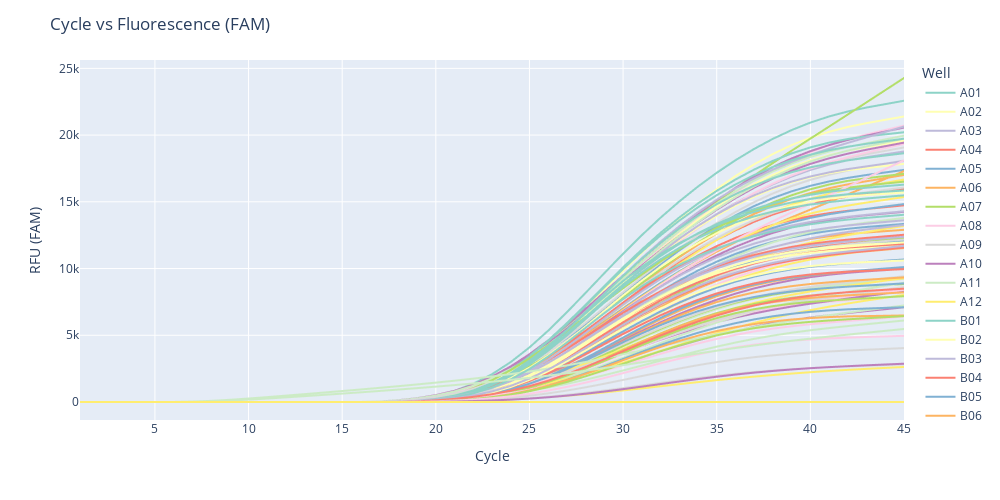
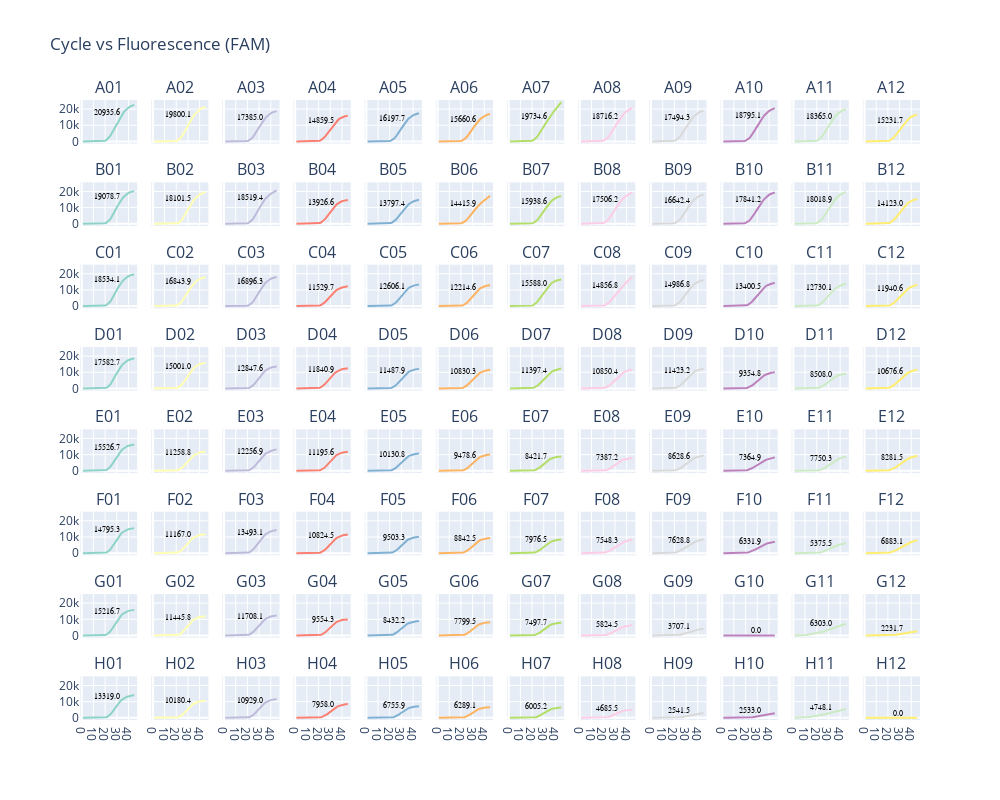

Here is the notebook cell these charts were saved with, in order:
### Code cell
# instantiate probes
# probeCy5 = FluorVis('Cy5')
# probeFAM = FluorVis('FAM')
# probeHEX = FluorVis('HEX')
# probeSYBR = FluorVis('SYBR')
probeFAM = fv.FluorVis('FAM', fc.selected_path, fc.selected_filename)
fv.FluorVis.plotAllWells(probeFAM)
fv.FluorVis.plotIndWells(probeFAM)
